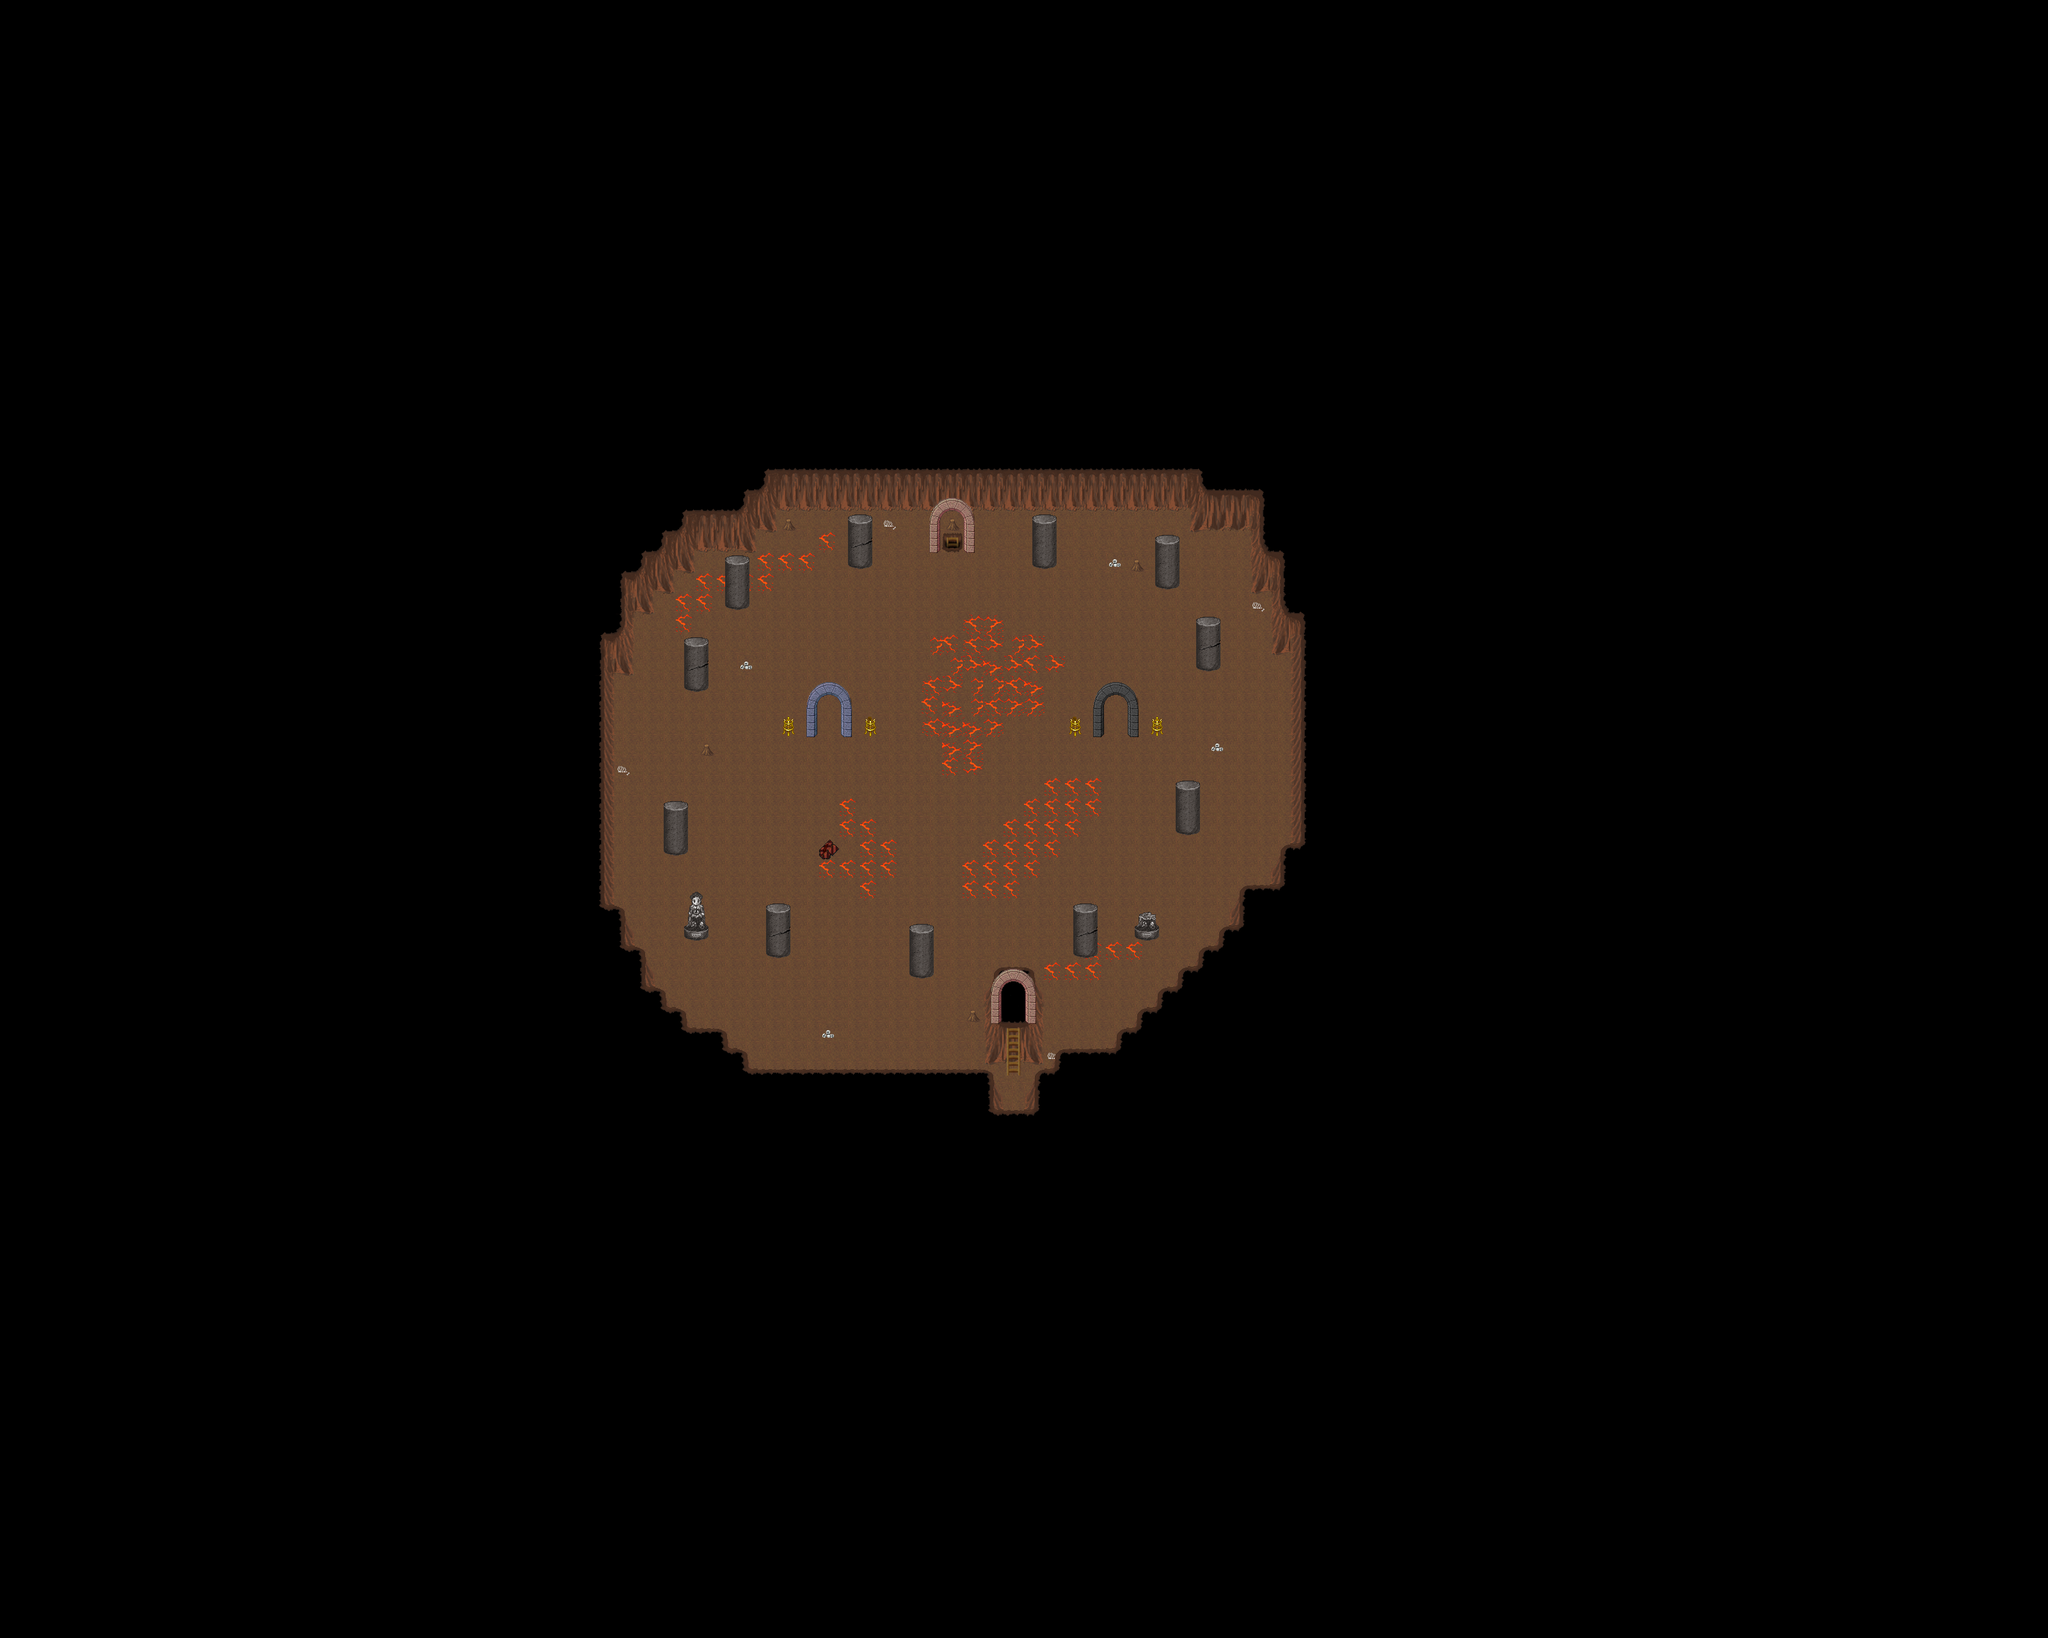

A level layout from a 2D game, rendered from its tile map. Below: a short description, then the map file with tile-grid data replaced by summaries:
An orthogonal 100x80 tile map with 32x32 px tiles, 4 tile layers (Ground1, Ground2, Fringe, Over1), 2 hidden layers not drawn, 5 tilesets and 8 objects (4x spawn, 2x particle_effect, fixme, warp).

<map version="1.4" tiledversion="1.4.1" orientation="orthogonal" renderorder="right-down" compressionlevel="0" width="100" height="80" tilewidth="32" tileheight="32" infinite="0" nextlayerid="8" nextobjectid="9">
 <properties>
  <property name="background0image" value="graphics/images/spit23loginwallpaper_800x600.png" />
  <property name="license" value="GPL v2+" />
  <property name="manaplus version" value="2" />
  <property name="minimap" value="graphics/minimaps/006-0.png" />
  <property name="music" value="misuse.ogg" />
  <property name="name" value="Candor's Underground, B2F" />
 </properties>
 <tileset firstgid="1" name="collision" tilewidth="32" tileheight="32" tilecount="9" columns="3">
  <image source="../graphics/tilesets/collision.png" width="96" height="96" />
 </tileset>
 <tileset firstgid="10" name="cave" tilewidth="32" tileheight="32" tilecount="128" columns="16">
  <image source="../graphics/tilesets/cave.png" width="512" height="256" />
 </tileset>
 <tileset firstgid="138" name="arena" tilewidth="32" tileheight="32" tilecount="256" columns="16">
  <image source="../graphics/tilesets/arena.png" width="512" height="512" />
 </tileset>
 <tileset firstgid="394" name="warp_gates" tilewidth="32" tileheight="96" tilecount="15" columns="15">
  <image source="../graphics/tilesets/lof/warp_gates.png" width="480" height="96" />
 </tileset>
 <tileset firstgid="409" name="cave2_base" tilewidth="32" tileheight="32" tilecount="128" columns="16">
  <image source="../graphics/tilesets/cave2_base.png" width="512" height="256" />
 </tileset>
 <layer id="1" name="Ground1" width="100" height="80">
  <data>[8000 cells, 8000 non-empty, 34 distinct tile ids]</data>
 </layer>
 <layer id="2" name="Ground2" width="100" height="80">
  <data>[8000 cells, 103 non-empty, 20 distinct tile ids]</data>
 </layer>
 <layer id="3" name="Fringe" width="100" height="80">
  <data>[8000 cells, 36 non-empty, 16 distinct tile ids]</data>
 </layer>
 <layer id="4" name="Over1" width="100" height="80">
  <data>[8000 cells, 109 non-empty, 21 distinct tile ids]</data>
 </layer>
 <layer id="5" name="Collision" width="100" height="80" visible="0">
  <data>[8000 cells, 7340 non-empty, 2 distinct tile ids]</data>
 </layer>
 <layer id="6" name="Heights" width="100" height="80" visible="0">
  <data>[8000 cells, 0 non-empty, 0 distinct tile ids]</data>
 </layer>
 <objectgroup id="7" name="Objects" visible="0">
  <object id="1" name="Margin" type="fixme" x="1152" y="1792" width="640" height="640" />
  <object id="2" name="To B1F" type="warp" x="1568" y="1568" width="32" height="32">
   <properties>
    <property name="dest_map" value="006-0" />
    <property name="dest_x" value="46" />
    <property name="dest_y" value="27" />
   </properties>
  </object>
  <object id="3" name="Yellow Slime" type="spawn" x="960" y="768" width="1088" height="928">
   <properties>
    <property name="death" value="30000" />
    <property name="max_beings" value="6" />
    <property name="monster_id" value="1091" />
    <property name="spawn" value="120000" />
   </properties>
  </object>
  <object id="4" name="Red Slime" type="spawn" x="928" y="704" width="1024" height="928">
   <properties>
    <property name="death" value="30000" />
    <property name="max_beings" value="4" />
    <property name="monster_id" value="1092" />
    <property name="spawn" value="120000" />
   </properties>
  </object>
  <object id="5" name="Mineral Bif" type="spawn" x="864" y="608" width="1216" height="928">
   <properties>
    <property name="death" value="30000" />
    <property name="max_beings" value="1" />
    <property name="monster_id" value="1058" />
    <property name="spawn" value="300000" />
   </properties>
  </object>
  <object id="6" name="Big Diamond Bif" type="spawn" x="672" y="640" width="1536" height="832">
   <properties>
    <property name="death" value="30000" />
    <property name="max_beings" value="1" />
    <property name="monster_id" value="1109" />
    <property name="spawn" value="240000" />
   </properties>
  </object>
  <object id="7" name="graphics/particles/flame.particle.xml" type="particle_effect" x="1664" y="1152" width="32" height="32" />
  <object id="8" name="graphics/particles/flame.particle.xml" type="particle_effect" x="1344" y="1152" width="32" height="32" />
 </objectgroup>
</map>
